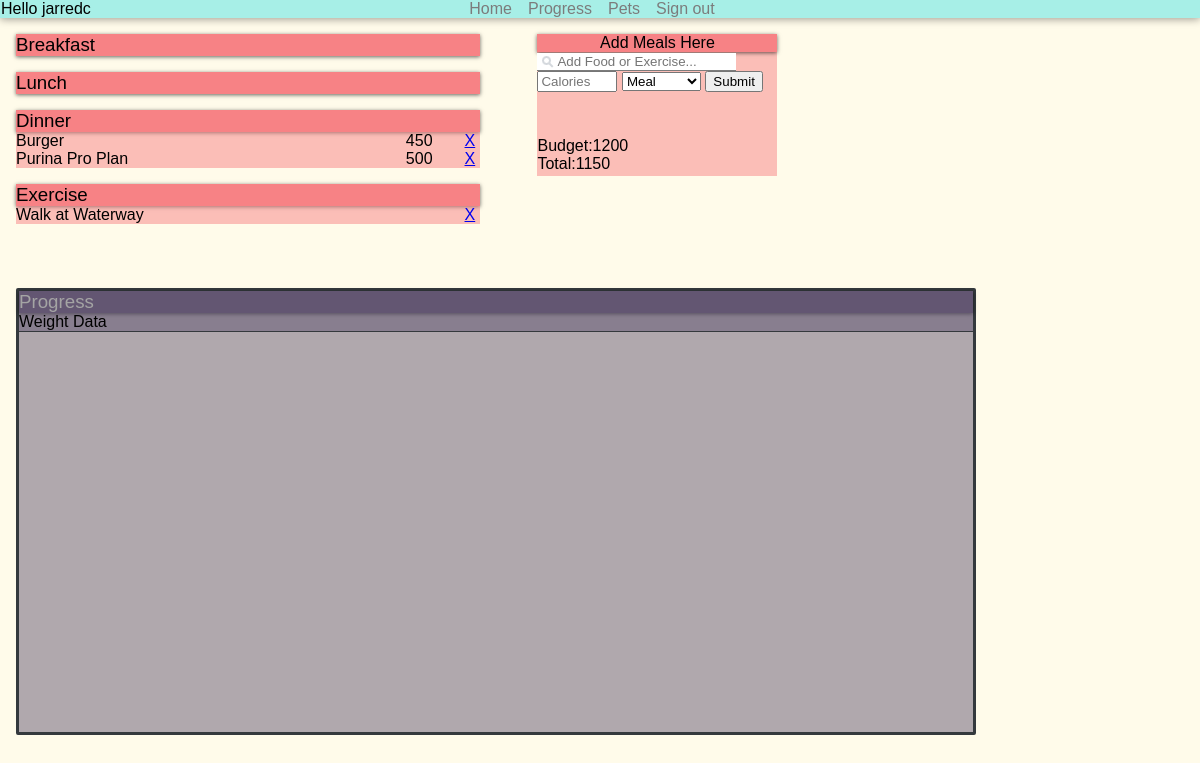
Before: / (signed in) with the older database file.
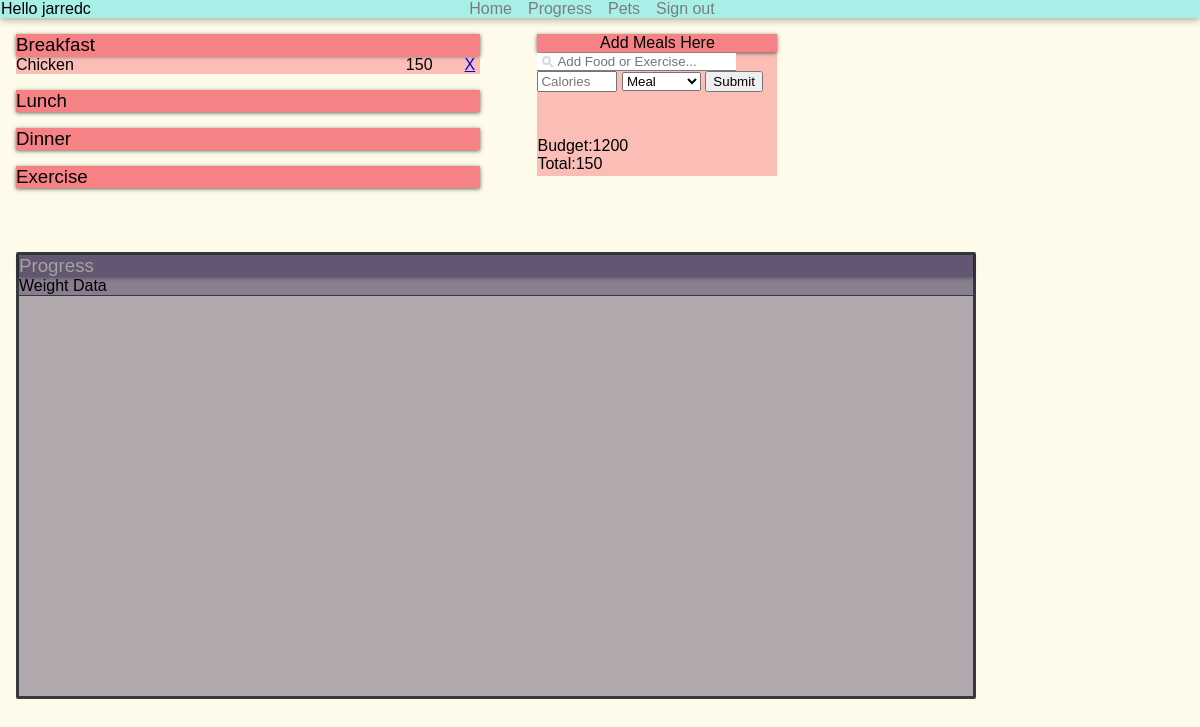
After: the same page with the newer database file.
### app.py (models this page shows, shortened)
class DogFood(db.Model):
    id = db.Column(db.Integer, primary_key=True )
    user_id = db.Column(db.Integer, db.ForeignKey('user_info.id'), nullable=False)
    brandName = db.Column(db.String(50), nullable=False)
    calories = db.Column(db.Integer, default=300, nullable=False)
    meal = db.Column(db.String(15), nullable=False)
    pet = db.Column(db.String(50), nullable=False, default="Thor")
    date_created = db.Column(db.DateTime, default=datetime.utcnow)

### app.py (the view)
@app.route("/", methods=['POST', 'GET'])
@login_required
def index():
    userId = current_user.id
    petName = "Thor"
    if request.method =='POST':
        food_content = request.form['content']
        meal_content = request.form['meal']
        kcals = request.form['calories']
        new_food = DogFood(brandName=food_content, meal=meal_content, calories=kcals, user_id=userId)
        if new_food.calories == '':
            new_food.calories = 0
        try:
            db.session.add(new_food)
            db.session.commit()
            return redirect("/")
        except:
            return "There was a problem adding your food."
    else:
        foods = DogFood.query.order_by(DogFood.date_created).all()
        return render_template('index.html', foods=foods, petName=petName)

### app.py (called while the page is built)
@login_manager.user_loader
def load_user(user_id):
    return UserInfo.query.get(int(user_id))

### templates/index.html (shortened to what the changed rows need)
{% extends 'base.html' %}
{% block body %}
    <div class="meal-items">
        <div class="meal-entry">
            {% for food in foods %}
                {% if food.meal == 'breakfast' and current_user.id == food.user_id %}
                    <div class="logged-item">
                        <div class="item-name">
                            {{ food.brandName }}
                        </div>
                        <div class="delete-btn">
                            <div class="cal-amount">
                                {{ food.calories }}
                            </div>
                            <a href="/delete/{{food.id}}"> X </a>
                        </div>
                    </div>
                {% endif %}
            {% endfor %}
        </div>
        <div class="meal-entry">
            {% for food in foods %}
                {% if food.meal == 'dinner' %}
                    <div class="logged-item">
                        <div class="item-name">
                            {{ food.brandName }}
                        </div>
                        <div class="delete-btn">
                            <div class="cal-amount">
                                {{ food.calories }}
                            </div>
                            <a href="/delete/{{food.id}}"> X </a>
                        </div>
                    </div>
                {% endif %}
            {% endfor %}
            </div>
            {% for food in foods %}
                {% if food.meal == 'exercise' %}
                    <div class="logged-item">
                        <div class="item-name">
                            {{ food.brandName }}
                        </div>
                        <div class="delete-btn">
                            <a href="/delete/{{food.id}}"> X </a>
                        </div>
                    </div>
                {% endif %}
            {% endfor %}
            </div>
    <div class="calorie-window-container">
        <div class="calorie-window">
            <div class="cal-totals">
                <div class="total">
                    <div>Total:</div>
                    <div class="cal-amount">{{ foods|sum(attribute='calories') }}</div>
                </div>
            </div>
        </div>
    </div>
{% endblock %}

Changed rows visible on the page:
removed DogFood: brandName "Burger", calories "450", shown under "Dinner"
removed DogFood: brandName "Purina Pro Plan", calories "500", shown under "Dinner"
removed DogFood: brandName "Walk at Waterway", shown under "Exercise"
added DogFood: brandName "Chicken", calories "150", shown under "Breakfast"
Other visible differences:
{{ foods|sum(attribute='calories') }}: "1150" → "150"
